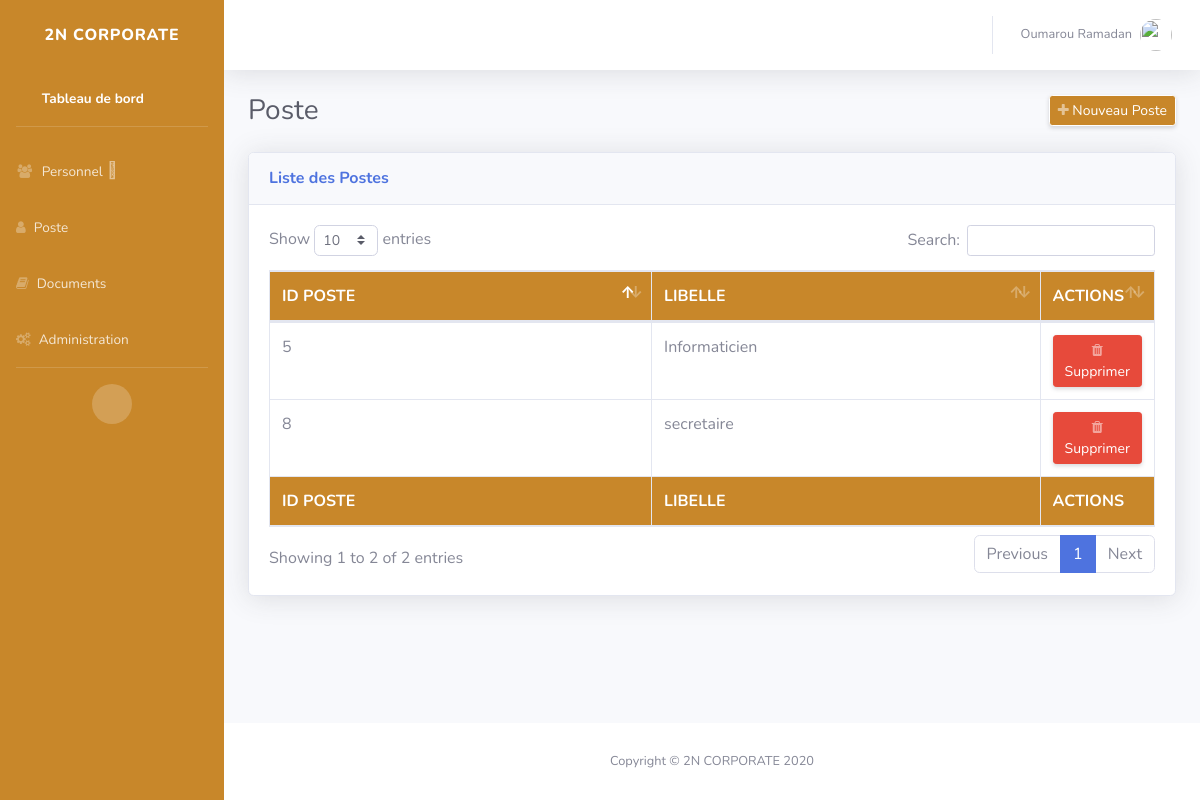
/poste.php (signed in), run on the app's committed database.
### tables this page shows
CREATE TABLE IF NOT EXISTS `poste` (
  `ID_POSTE` int(11) NOT NULL AUTO_INCREMENT,
  `NOM_POSTE` varchar(128) NOT NULL,
  `create_poste` datetime NOT NULL DEFAULT current_timestamp(),
  PRIMARY KEY (`ID_POSTE`)
);

### function.php (called while the page is built, shortened)
<?php
function All_poste(){
  require ('bd.php');
  $req = $bdd->prepare('SELECT * FROM poste ');
  $req->execute();
  return $req;
}
?>

### poste.php (the view, shortened to what this page needs)
<?php
require ('function.php');
  $postes = All_poste();
 ?>
<!DOCTYPE html>
<html lang="fr">
<head>
    <link href="https://stackpath.bootstrapcdn.com/font-awesome/4.7.0/css/font-awesome.min.css" rel="stylesheet">
  <link href="css/sb-admin-2.css" rel="stylesheet">
    <link href="css/alertify.min.css" rel="stylesheet">
    <link href="css/semantic.rtl.min.css" rel="stylesheet">
    <link href="vendor/datatables/dataTables.bootstrap4.min.css" rel="stylesheet">
</head>
<body id="page-top">
    <div id="wrapper">
      <?php require 'header.php' ?>
                <div class="container-fluid">
                    <div class="d-sm-flex align-items-center justify-content-between mb-4">
                        <h1 class="h3 mb-0 text-gray-800">Poste</h1>
                        <a href="#"  data-toggle="modal" data-target="#poste" class="d-none d-sm-inline-block btn btn-sm btn-primary shadow-sm"><i
                                    class="fa fa-plus fa-sm text-white-50"></i> Nouveau Poste</a>
                    </div>
                    <div class="card shadow mb-4">
                        <div class="card-header py-3">
                            <h6 class="m-0 font-weight-bold text-primary">Liste des Postes</h6>
                        </div>
                        <div class="card-body">
                            <div class="table-responsive">
                                <table class="table table-bordered" id="dataTable" width="100%" cellspacing="0">
                                    <thead style="background:#c8872a;color:#fff">
                                        <tr>
                                            <th>ID POSTE</th>
                                            <th>LIBELLE</th>
                                            <?php if($_SESSION['role'] == 'admin') { ?>
                                            <th style="width:10%">ACTIONS</th>
                                            <?php } ?>
                                        </tr>
                                    </thead>
                                    <tfoot  style="background:#c8872a;color:#fff">
                                        <tr>
                                          <th>ID POSTE</th>
                                          <th>LIBELLE</th>
                                          <?php if($_SESSION['role'] == 'admin') { ?>
                                          <th style="width:10%">ACTIONS</th>
                                          <?php } ?>
                                        </tr>
                                    </tfoot>
                                    <tbody>
                                      <?php while ($poste = $postes->fetch()) { ?>
                                        <tr>
                                            <td><?= $poste['ID_POSTE']; ?></td>
                                            <td><?= $poste['NOM_POSTE']; ?></td>
                                            <?php if($_SESSION['role'] == 'admin') { ?>
                                            <td>
                                              <a href="post/trash_poste.php?ID_POSTE=<?= $poste['ID_POSTE'] ?>" onclick="return confirm('Etes vous sure...?'); " class="d-none d-sm-inline-block btn btn-sm btn-danger shadow-sm"><i
                                                  class="fa fa-trash fa-sm text-white-50"></i>Supprimer</a>
                                            </td>
                                          <?php } ?>
                                        </tr>
                                      <?php } ?>
                                    </tbody>
                                </table>
                            </div>
                        </div>
                    </div>
                </div>
            </div>
            <?php require 'footer.php' ?>
        </div>
    </div>
</body>
</html>

### data on the page
poste: ID_POSTE "5", NOM_POSTE "Informaticien"
poste: ID_POSTE "8", NOM_POSTE "secretaire"

### other printed values
$_SESSION['nom'] "Oumarou"
$_SESSION['prenom'] "Ramadan"
